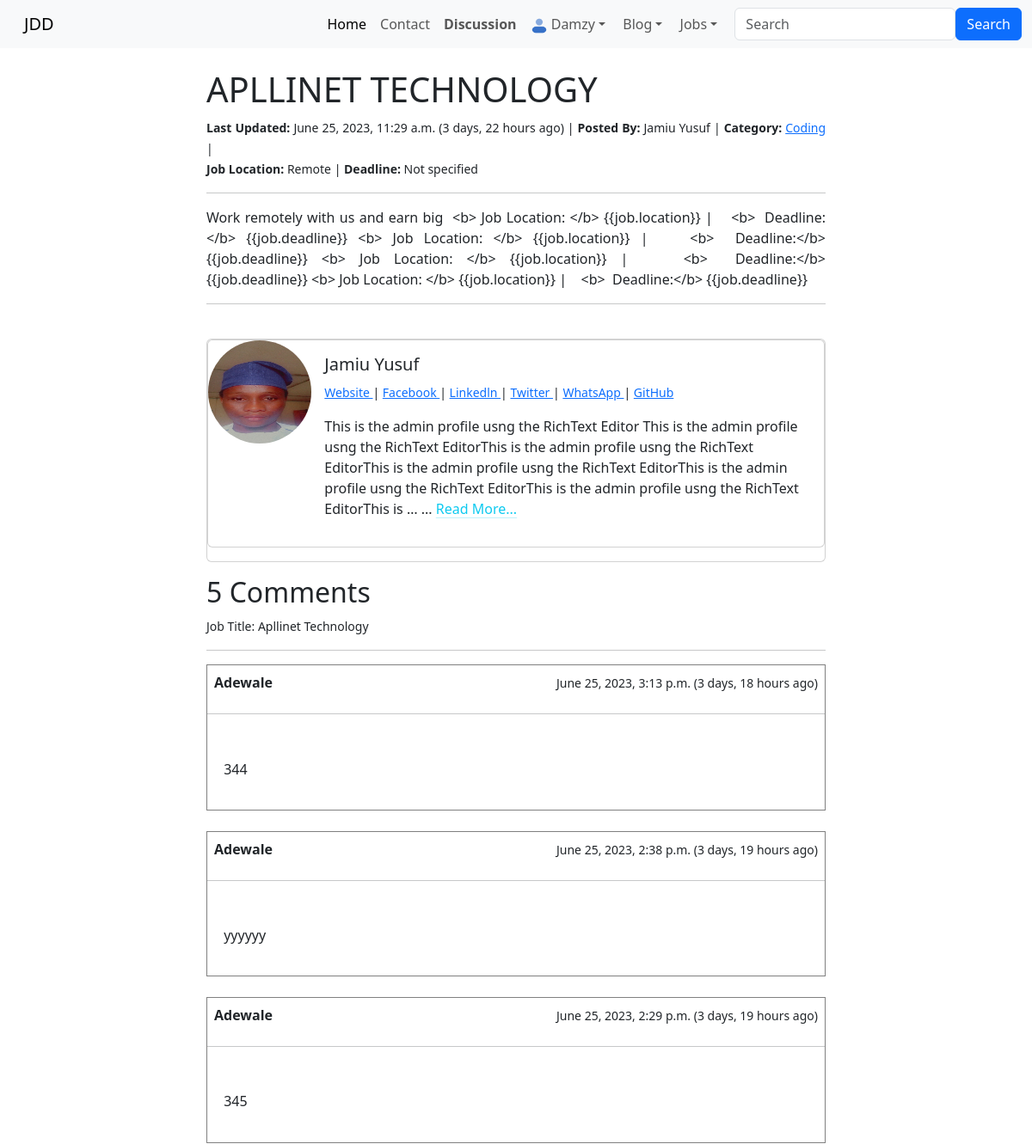
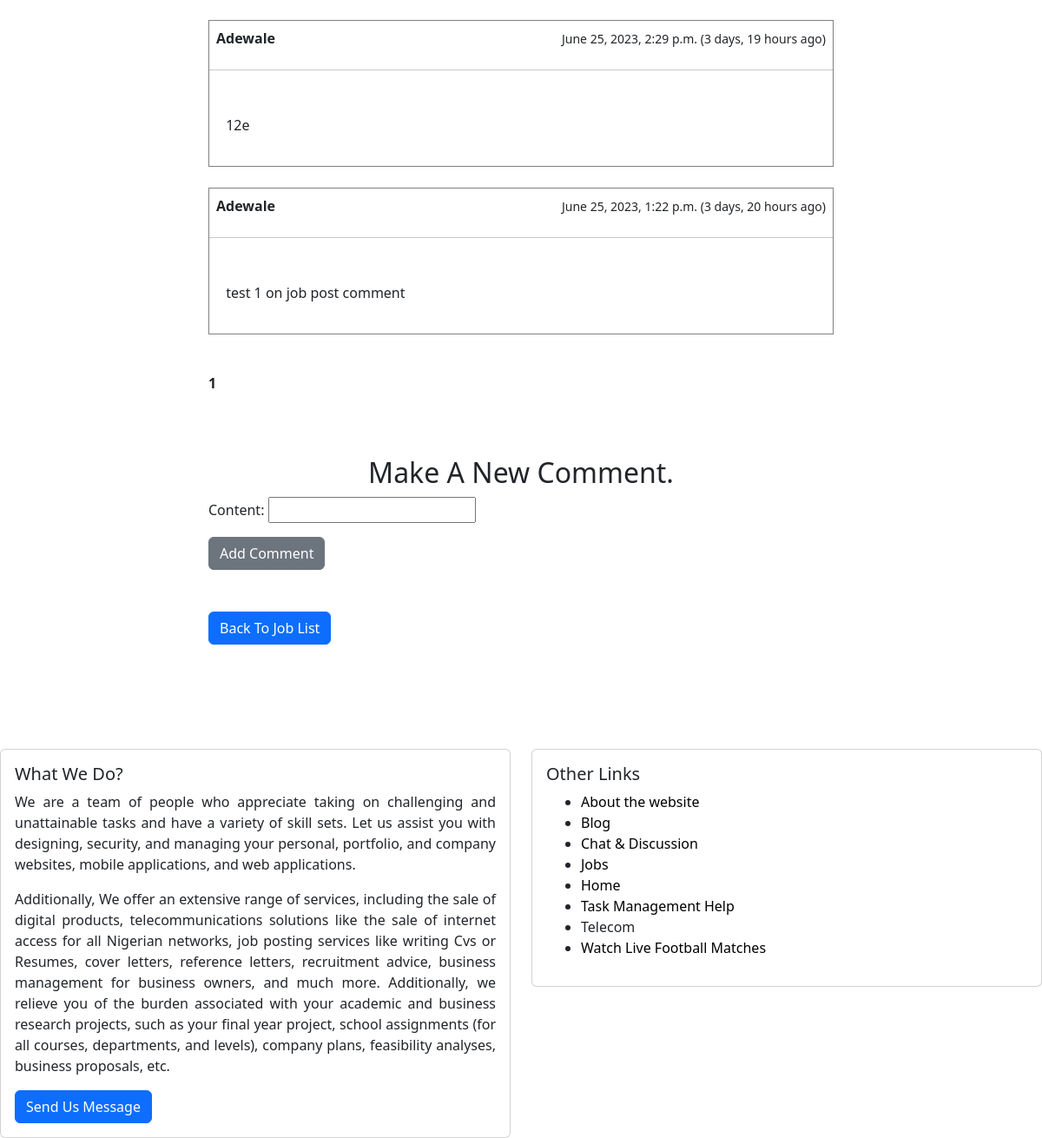
The app's page /job/job/3/ (signed in) with its own data (2 pictures, top to bottom).
### job/models.py (models this page shows, shortened)
class JobPost(models.Model):
    author = models.ForeignKey(User, on_delete=models.CASCADE)
    title = models.CharField(max_length=255, unique=True)
    date = models.DateTimeField(auto_now_add=True)
    deadline = models.CharField(max_length=150, default='Not specified')
    location = models.CharField(max_length=150)
    category = models.CharField(max_length=150, default='uncategorized')
    content = RichTextField(blank=True, null=True, unique=True)

class JobComment(models.Model):
    user = models.ForeignKey(User, on_delete=models.CASCADE)
    post = models.ForeignKey(JobPost, on_delete=models.CASCADE, related_name='job_comments')
    content = RichTextField(blank=True, null=True)
    date = models.DateTimeField(auto_now_add=True)
    status = models.BooleanField(default=True)
    class Meta:
        ordering = ('-date', )

### index/models.py (models this page shows, shortened)
class Profile(models.Model):
    user = models.OneToOneField(User, null=True, on_delete=models.CASCADE)
    bio = RichTextField(blank=True, null=True)
    profile_pic = models.ImageField(null=True, blank=True, upload_to="images/profile/")
    linkedln_url = models.CharField(max_length=255, blank=True, null=True)
    facebook_url =  models.CharField(max_length=255, blank=True, null=True)
    twitter_url= models.CharField(max_length=255, blank=True, null=True)
    instagram_url =  models.CharField(max_length=255, blank=True, null=True)
    whatsapp_url= models.CharField(max_length=255, blank=True, null=True)
    github_url=  models.CharField(max_length=255, blank=True, null=True)
    website_url= models.CharField(max_length=255, blank=True, null=True)
    email_url= models.CharField(max_length=255, blank=True, null=True)

### job/views.py (the view)
# urls.py: path('job/<int:pk>/', JobDetailsView.as_view(), name='job_details'),
class JobDetailsView(DetailView):
    model = models.JobPost
    template_name = 'jobs/job_details.html'
    context_object_name = 'post'
    paginate_by = 5  # Number of comments per page
    def get_context_data(self, **kwargs):
        context = super().get_context_data(**kwargs)
        post = self.get_object()
        comments = post.job_comments.filter(status=True).order_by('-date')
        total_comments = comments.count()  # Get the total number of comments
        paginator = Paginator(comments, self.paginate_by)
        page_number = self.request.GET.get('page')
        try:
            page_obj = paginator.page(page_number)
        except PageNotAnInteger:
            page_obj = paginator.page(1)
        except EmptyPage:
            page_obj = paginator.page(paginator.num_pages)
        context['comments'] = page_obj
        context['comment_form'] = NewCommentForm()
        context['total_comments'] = total_comments  # Add total_comments to the context
        return context

### job/job_forms.py
class NewCommentForm(forms.ModelForm):
    content = forms.CharField(widget=CKEditorWidget())
    class Meta:
        model = models.JobComment
        fields = ( 'content',)
        widgets = {
            'content': forms.Textarea(attrs={'class': 'form-control'}),
        }

### job/templates/jobs/job_details.html (shortened to what this page needs)
{% extends 'home/base.html' %}
{% load static %}
{% load humanize %}
{% block body %}
<div class="container">
    <div class="row justify-content-center">
        <div class="col-lg-8">
            <div class="post-container">
                <div class="post-title">
                    <h1>{{ object.title | upper }}</h1>
                    {% if user.is_authenticated %}
                    <small>
                        <b>Last Updated:</b> {{ object.date }} ({{object.date | naturaltime}})  | <b>Posted By:</b> {{ object.author.first_name }}
                        {{ object.author.last_name }} |
                        <b>Category:</b> <a href="{% url 'jobs:job_category_list' object.category %}">{{ object.category }}</a> | <br>
                        <b> Job Location: </b> {{object.location}} |    <b>  Deadline:</b> {{object.deadline}}
                    </small>
                    <p> <hr>
                        {{ object.content | safe }}
                    </p>
                    <hr>
                    {% endif %}
                </div> <br>
  <div class="card mb-3" >
    <div class="card mb-3"  >
         <div class="row g-0">
            <div class="col-md-2">
                {% if object.author.profile.profile_pic %}
                    <img src="{{ object.author.profile.profile_pic.url }}" class="rounded-circle" alt="Author profile image" width="120" height="120">
                {% else %}
                    <img src="{% static 'images/profile_user_icon.png' %}" class="rounded-circle" alt="Default profile image" width="170" height="170">
                {% endif %}
            </div>
         <div class="col-md-10">
         <div class="card-body">
              <h5 class="card-title">{{object.author.first_name|safe}} {{object.author.last_name|safe}}</h5>
              <small  class="fw-lighter">
                   {% if object.author.profile.website_url %}
                   <a href="{{object.author.profile.website_url}}" target="_blank">Website </a>
              {% endif %}
              {% if object.author.profile.facebook_url %}
                   |  <a href="{{object.author.profile.facebook_url}}" class="links" target="_blank">Facebook </a>
              {% endif %}
              {% if object.author.profile.linkedln_url %}
                   |  <a href="{{object.author.profile.linkedln_url}}" class="links" target="_blank">Linkedln </a>
              {% endif %}
              {% if object.author.profile.twitter_url %}
                   |  <a href="{{object.author.profile.twitter_url}}" class="links" target="_blank">Twitter </a>
              {% endif %}
              {% if object.author.profile.whatsapp_url %}
                   |  <a href="{{object.author.profile.whatsapp_url}}" class="links" target="_blank"> WhatsApp </a>
              {% endif %}
              {% if object.author.profile.github_url %}
                   |  <a href="{{object.author.profile.github_url}}" class="links" target="_blank">GitHub </a>
              {% endif %}
              </small>
              <p class="card-text">
                {% if object.author.profile and object.author.profile.id %}
                   {{object.author.profile.bio |truncatewords:"50" |safe}}
                   ... <a href="{% url 'account:user_profile' object.author.profile.id %}" class="link-info link-offset-2 link-underline-opacity-25 link-underline-opacity-100-hover">
                       Read More...
                   </a>
                {% endif %}
              </p>
         </div>
         </div>
         </div>
    </div>
  </div>
                    <div>
                        {% with total_comments as comments_count %}
                        <h2>
                            {{ comments_count }} Comment{{ comments_count|pluralize }}
                        </h2>
                        <small> Job Title: {{object.title}} </small>
                        {% endwith %}
                    </div>
                    <hr>
                    <div>
                    {% for comment in comments %}
                    <div style="border: 1px solid gray;">
                                <div class="d-flex" >
                                    <div class="p-2 flex-grow-1"><b>{{ comment.user }}</b></div>
                                    <div class="p-2"><small>{{ comment.date }} ({{ comment.date|naturaltime }})</small></div>
                                </div>
                                <hr>
                                <div class="comments" >  {{ comment.content | safe |linebreaks }}</div>
                    </div>  <br>
                    {% empty %}
                        <p>There are no comments for this job post</p>
                    {% endfor %}
                    </div>
                    <div class="pagination">
                        {% for page_num in comments.paginator.page_range %}
                            {% if page_num == comments.number %}
                                <span class="pagination-number current-page">{{ page_num }}</span>
                            {% else %}
                                <a href="?page={{ page_num }}" class="pagination-link">{{ page_num }}</a>
                            {% endif %}
                        {% endfor %}
                    </div>
                    <br><br><br>
                    {% if user.is_authenticated %}
                    <h2 style="text-align: center;">Make A New Comment.</h2>
                    <form action="{% url 'jobs:add_job_comment' object.id %}" method="post">
                        {{ comment_form.as_p }}
                        <button type="submit" class="btn btn-secondary">Add Comment</button>
                    </form>
                    {% endif %}
                <br><br>
                <a href="{% url 'jobs:job_list' %}" class="btn btn-primary">Back To Job List</a><br><br>
            </div>
        </div>
    </div>
</div>
{% endblock %}

### index/templates/home/base.html (shortened to what this page needs)
{% load static %}
{% load humanize %}
<!doctype html>
<html lang="en" >
  <head>
    <link rel="stylesheet" href="https://cdn.jsdelivr.net/npm/bootstrap@5.3.0-alpha3/dist/css/bootstrap.rtl.min.css">
    {% load static %}
  </head>
  <header>
    <nav class="navbar navbar-expand-lg bg-body-tertiary">
      <div class="container-fluid">
        <a class="navbar-brand" href="{% url 'index:home' %}">JDD</a>
        <div class="collapse navbar-collapse" id="navbarSupportedContent">
          <ul class="navbar-nav me-auto mb-2 mb-lg-0">
            <li class="nav-item">
            <a class="nav-link active" aria-current="page" href="{% url 'index:home' %}">Home</a>
            </li>
            <li class="nav-item">
              <a class="nav-link" href="{% url 'contact:contact' %}">Contact</a>
            </li>
            <li class="nav-item">
              <a class="nav-link" href="{% url 'discussion:discuss_list' %}"><b>Discussion</b> </a>
            </li>
            {% if user.is_authenticated %}
                  <li class="nav-item dropdown">
                    <a class="nav-link dropdown-toggle" href="" role="button"
                    data-bs-toggle="dropdown" aria-expanded="false">
                    {% if user.profile.profile_pic %}
                    <img src="{{ user.profile.profile_pic.url }}" class="rounded-circle" alt="Author profile image" width="30" height="30"> {{ user }}
                    {% else %}
                        <img src="{% static 'images/profile_user_icon.png' %}" class="rounded-circle" alt="Default profile image" width="20" height="20"> {{user}}
                    {% endif %}
                    </a>
                  </li>
                   <li class="nav-item dropdown">
                    <a class="nav-link dropdown-toggle" href="{% url 'index:blog_list' %}" role="button"
                    data-bs-toggle="dropdown" aria-expanded="false">
                    Blog
                    </a>
                  </li>
                  <li class="nav-item dropdown">
                    <a class="nav-link dropdown-toggle" href="{% url 'index:blog_list' %}" role="button"
                    data-bs-toggle="dropdown" aria-expanded="false">
                     Jobs
                    </a>
                  </li>
            {% endif %}
          </ul>
          {% include 'home/search.html' %}
        </div>
      </div>
    </nav>
  </header>
  <body>
    <div class="container"> <br>
        {% block body %} {% endblock %}
      </div>
  </body>
  <footer>
<br><br><br><br>
    <div class="row">
      <div class="col-sm-6 mb-3 mb-sm-0">
        <div class="card">
          <div class="card-body">
            <h5 class="card-title">What We Do?</h5>
            <p class="card-text" style="text-align: justify;">
              We are a team of people who appreciate taking on challenging and unattainable tasks and have a variety of skill sets.
              Let us assist you with designing, security, and managing your personal, portfolio, and company websites,
              mobile applications, and web applications.
            </p>
            <p style="text-align: justify;">
               Additionally, We offer an extensive range of services, including the sale of digital products, telecommunications solutions
              like the sale of internet access for all Nigerian networks, job posting services like writing Cvs or Resumes,
              cover letters, reference letters, recruitment advice, business management for business owners, and much more.
              Additionally, we relieve you of the burden associated with your academic and business research projects, such
              as your final year project, school assignments (for all courses, departments, and levels), company plans,
              feasibility analyses, business proposals, etc.
            </p>
            <a href="{% url 'contact:contact' %}" class="btn btn-primary">Send Us Message</a>
          </div>
        </div>
      </div>
      <div class="col-sm-6">
        <div class="card">
          <div class="card-body">
            <h5 class="card-title">Other Links</h5>
            <ul>
              <li><a href="#" class="footer-link">About the website</a></li>
              <li><a href="{% url 'index:blog_list' %}" class="footer-link">Blog</a></li>
              <li><a href="{% url 'discussion:discuss_list' %}" class="footer-link">Chat & Discussion</a></li>
              <li><a href="{% url 'jobs:job_list' %}" class="footer-link">Jobs</a></li>
              <li><a href="{% url 'index:home' %}" class="footer-link">Home</a></li>
              <li><a href="{% url 'tasks:tasks_list' %}" class="footer-link">Task Management Help</a></li>
              <li class="nav-item">
                <a class="nav-link" href="{% url 'index:telecom' %}">Telecom</a>
              </li>
              <li><a href="https://afr.808scoretv.com/" class="footer-link">Watch Live Football Matches</a></li>
            </ul>
          </div>
        </div>
      </div>
    </div>
  </footer>
</html>

### job/templates/jobs/job_details.html (style rules this page uses)
.post-title { margin: auto; text-align: justify; max-width: 55rem; width: 100%; }
.comments { padding: 1.2rem; }
.pagination { margin-top: 20px; text-align: center; }
.current-page { font-weight: bold; }

### index/templates/home/base.html (style rules this page uses)
.footer-link { text-decoration: none; color: black; }

### records on screen
JobPost: title "APLLINET TECHNOLOGY", date "June 25, 2023, 11:29 a.m.", date "3 days, 22 hours ago", author.first_name "Jamiu", author.last_name "Yusuf", category "Coding", location "Remote", deadline "Not specified", content "Work remotely with us and earn big <b> Job Location: </b> {{job.location}} | <b> Deadline:</b> {{job.deadline}} <b> Job Location: </b> {{job.location}} | <b> Deadline:</b> {{job.deadline}} <b> Job Location: </b> {{job.location}} | <b> Deadline:</b> {{job.deadline}} <b> Job Location: </b> {{job.location}} | <b> Deadline:</b> {{job.deadline}}", author.profile.profile_pic (picture), author.profile.bio "This is the admin profile usng the RichText Editor This is the admin profile usng the RichText EditorThis is the admin profile usng the RichText EditorThis is the admin profile usng the RichText EditorThis is the admin profile usng the RichText EditorThis is the admin profile usng the RichText EditorThis is …", title "Apllinet Technology"
JobComment: user "Adewale", date "June 25, 2023, 3:13 p.m.", date "3 days, 18 hours ago", content "344"
JobComment: user "Adewale", date "June 25, 2023, 2:38 p.m.", date "3 days, 19 hours ago", content "yyyyyy"
JobComment: user "Adewale", date "June 25, 2023, 2:29 p.m.", date "3 days, 19 hours ago", content "345"
JobComment: user "Adewale", date "June 25, 2023, 2:29 p.m.", date "3 days, 19 hours ago", content "12e"
JobComment: user "Adewale", date "June 25, 2023, 1:22 p.m.", date "3 days, 20 hours ago", content "test 1 on job post comment"

### other values on screen
{{ user }} "Damzy"
{{ comments_count }} "5"
{{ page_num }} "1"
